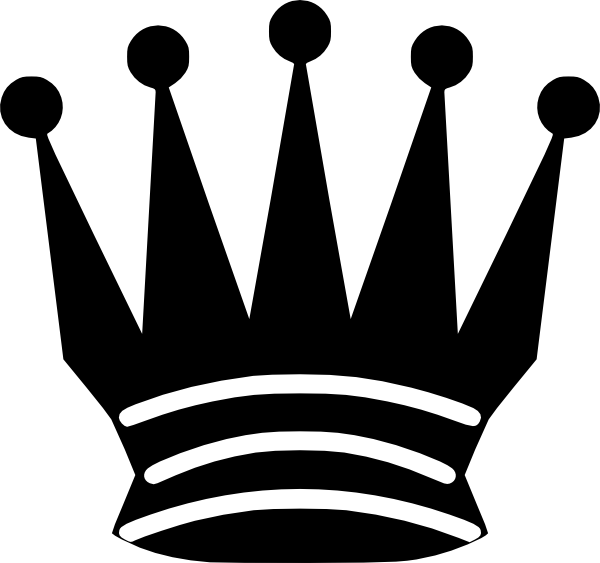
#> input picture queen.png, 600 x 563 px
$ python chess.py
#> lines starting #> are read from the running program, lines starting #| are printed output that depends on the picture
# [5 lines of commented-out code are left out]
import pprint
from PIL import Image


def check(x:int, y:int) -> bool:
    global sachovnica
    for i in range(len(sachovnica)):
        for j in range(len(sachovnica[0])):
            if i==y or j==x or i+j==y+x or  i-j==y-x:
                if sachovnica[i][j] == 1:
                    return False
    return True


def drticka(dama:int):
    global sachovnica, count
    if dama == 8:
        pprint.pprint(sachovnica)
        print('---------------------------')
        count += 1
        insert_queen(sachovnica)
    else:
        for i in range(len(sachovnica)):
            if check(i, dama):
                sachovnica[dama][i] = 1
                drticka(dama+1)
                sachovnica[dama][i] = 0


def GUI_sachovnica():
    global policko
    img = Image.new(mode = "RGBA", size = (policko*8, policko*8), color = (0, 128, 0, 255))
    pixels = img.load()

    for y in range(img.size[1]-1):
        for x in range(img.size[0]-1):
            if x//100 % 2 == y//100 % 2:
                pixels[x, y] = (255, 255, 255)
    return img


def insert_queen(sachovnica):
    global img, queen, policko, count
    for y in range(len(sachovnica)):
        for x in range(len(sachovnica[0])):
            if sachovnica[y][x] == 1:
                img.paste(queen, (x*policko, y*policko), queen)
    name = str(count) + '.png'
    img.save(name)
    img = GUI_sachovnica()


sachovnica = []
for i in range(8):
    riadok = [0 for j in range(8)]
    sachovnica.append(riadok)

# pprint.pprint(sachovnica)   # vyprintuje s '\n'
count = 0
policko = 100
img = GUI_sachovnica()
#> in GUI_sachovnica, `img = Image.new(mode = "RGBA", size = (policko*8, policko*8), color = ..`:
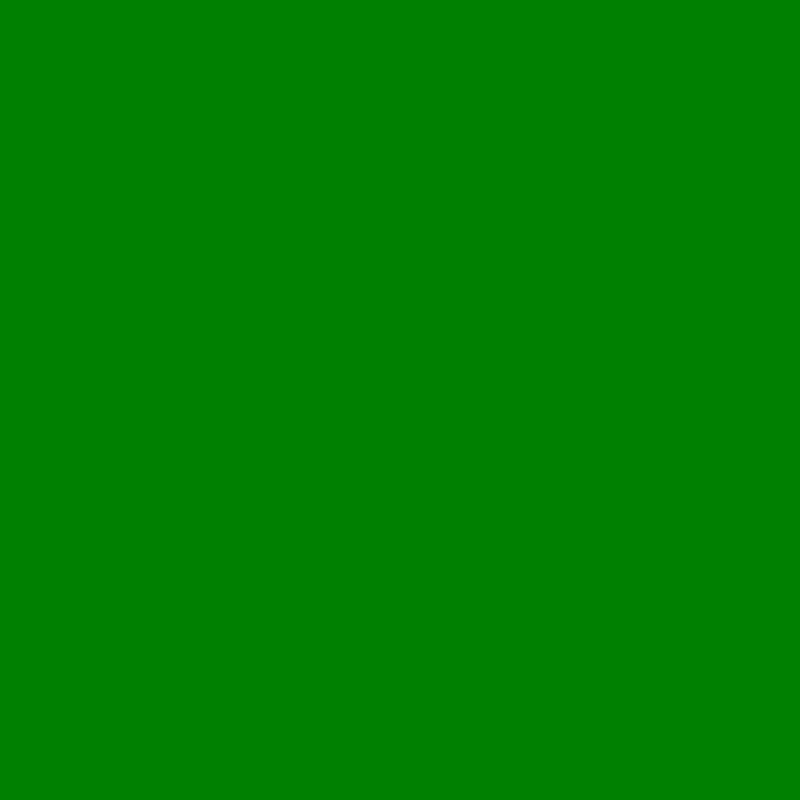
#> img: PIL image 800x800 RGBA; mean R, G, B, A 0, 128, 0, 255
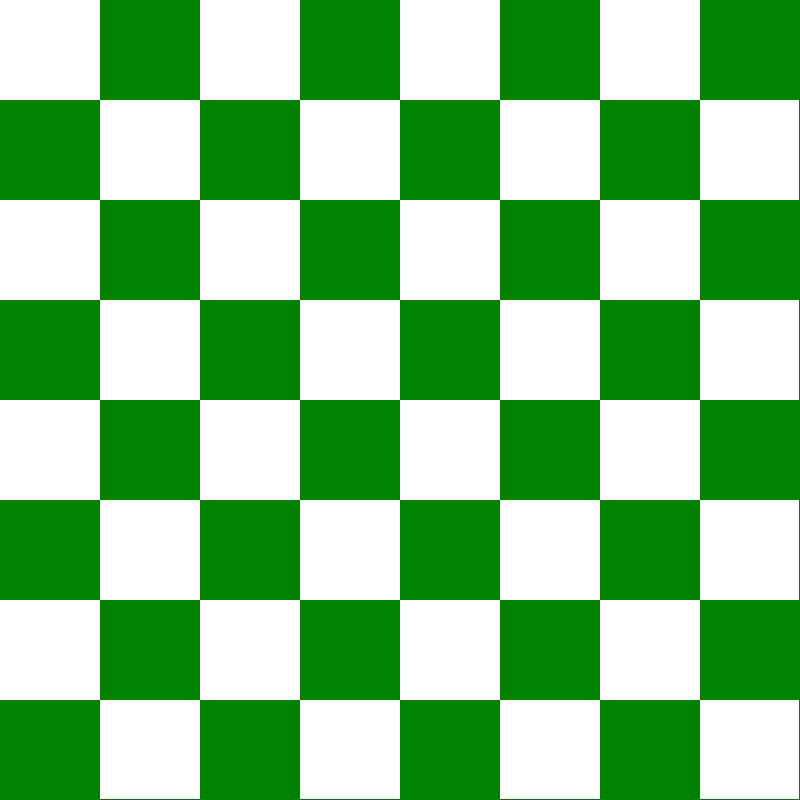
#> img: PIL image 800x800 RGBA; mean R, G, B, A 127.2, 191.3, 127.2, 255

queen = Image.open('queen.png')
#> queen is the input picture: PIL image 600x563 RGBA; mean R, G, B, A 142.1, 142.1, 142.1, 126.2
queen = queen.resize((policko, policko))
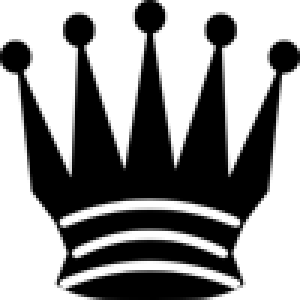
#> queen: PIL image 100x100 RGBA (shown 3 times larger); mean R, G, B, A 14.9, 14.9, 14.9, 126.2; transparent parts drawn white

drticka(0)
#> the loop in drticka, `for i in range(len(sachovnica)):` made 8 passes
#> pass 1, in insert_queen, `img.save(name)`:
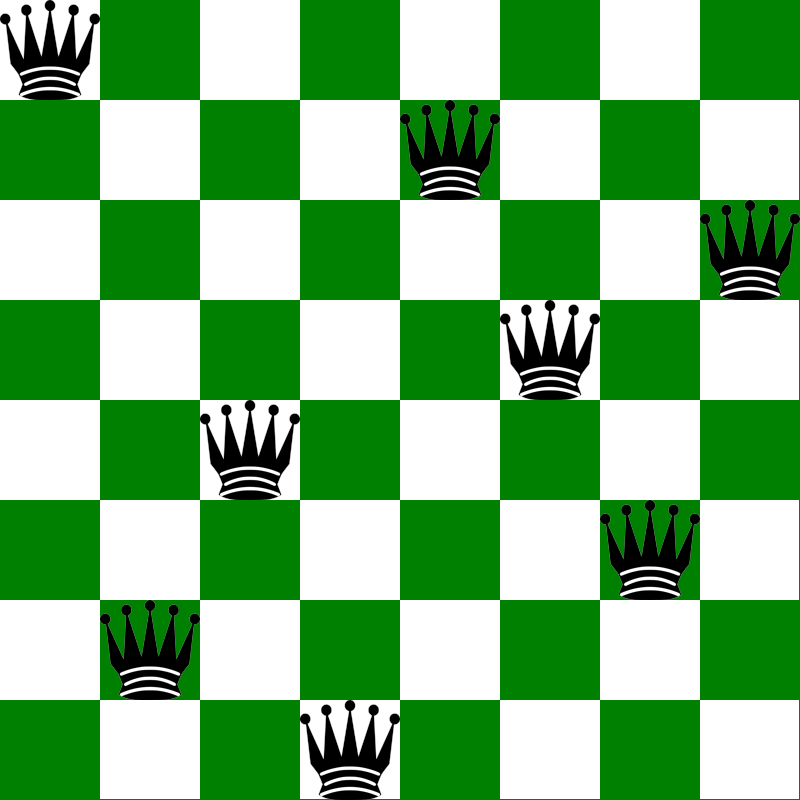
#> saved as 1.png: PIL image 800x800 RGBA; mean R, G, B, A 121.2, 181.4, 121.2, 254.6; transparent parts drawn white
#> pass 1, in insert_queen (call 2), `img.save(name)`:
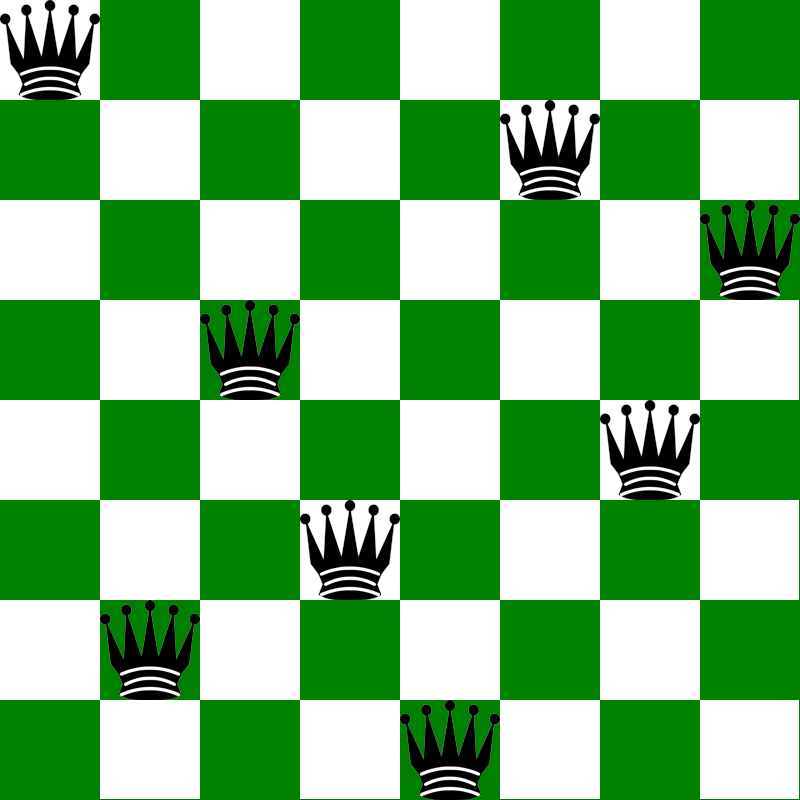
#> saved as 2.png: PIL image 800x800 RGBA; mean R, G, B, A 121.2, 181.4, 121.2, 254.6; transparent parts drawn white
#> pass 1, in insert_queen (call 3), `img.save(name)`:
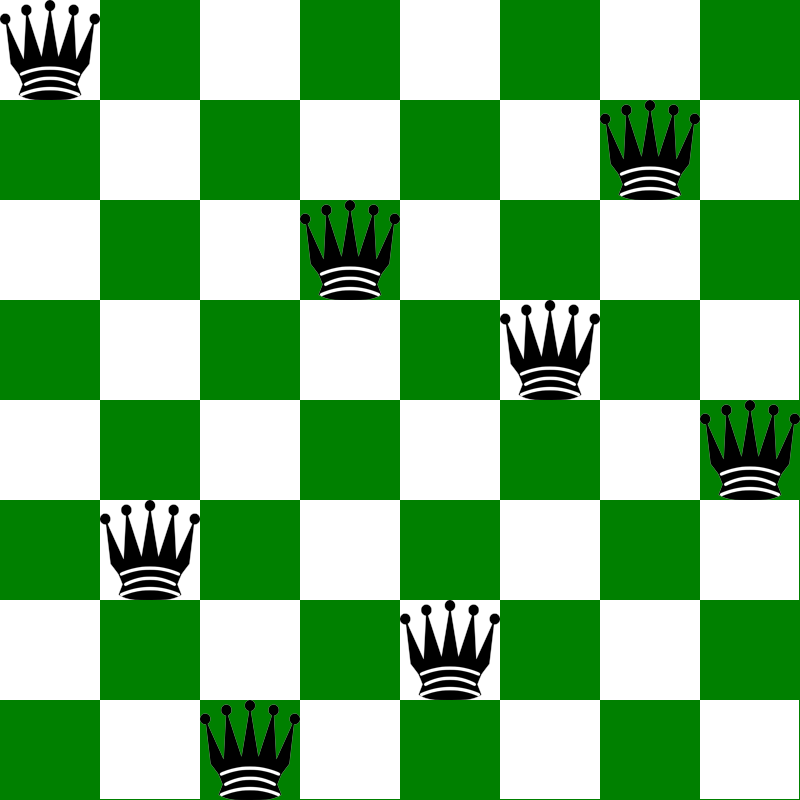
#> saved as 3.png: PIL image 800x800 RGBA; mean R, G, B, A 121.2, 181.4, 121.2, 254.6; transparent parts drawn white
#> pass 1, in insert_queen (call 4), `img.save(name)`:
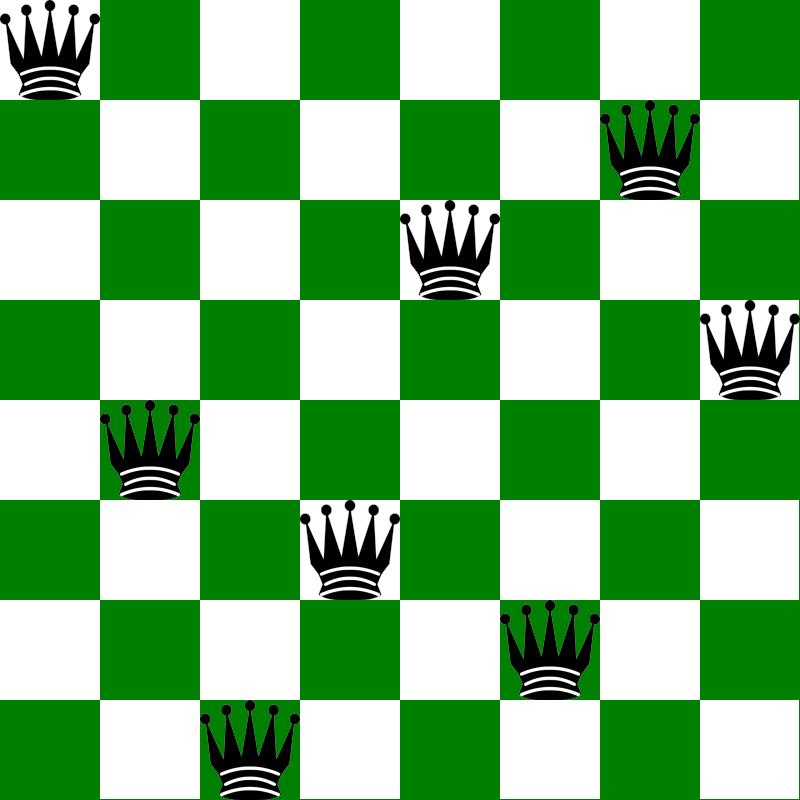
#> saved as 4.png: PIL image 800x800 RGBA; mean R, G, B, A 121.2, 181.4, 121.2, 254.6; transparent parts drawn white
print(count)
